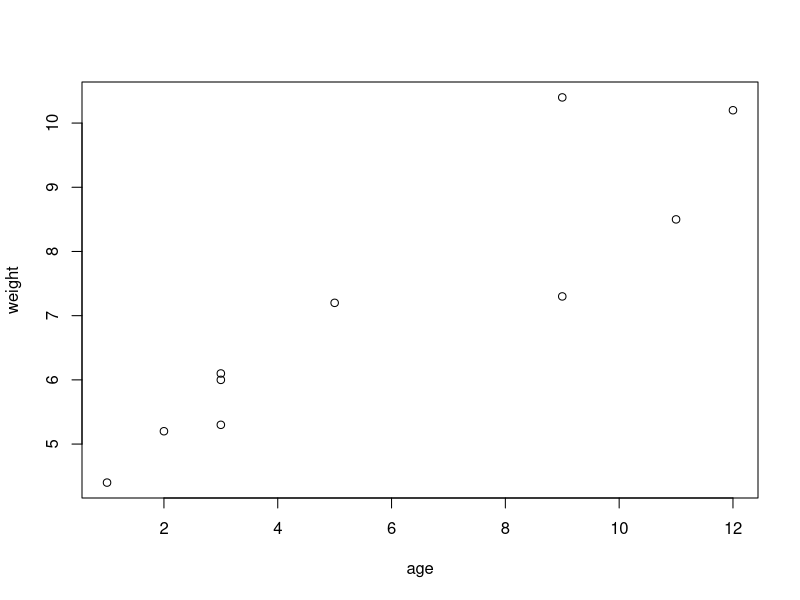
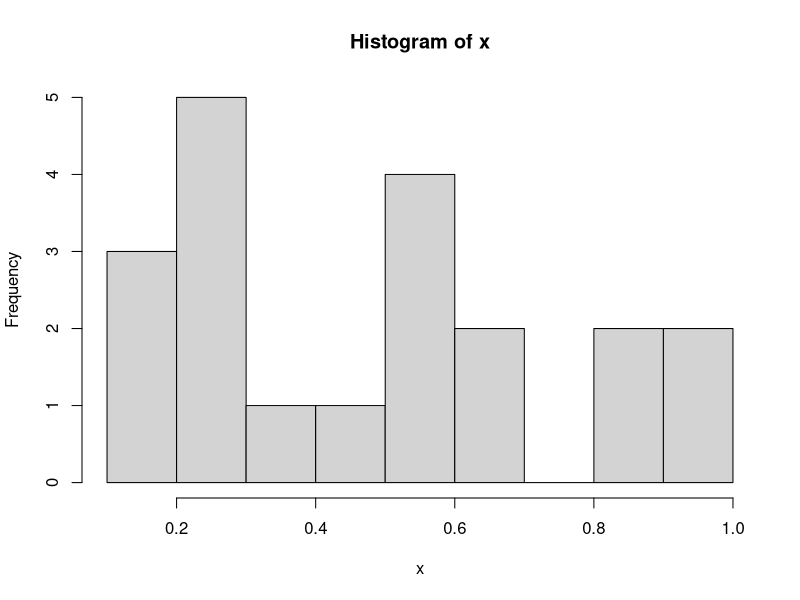
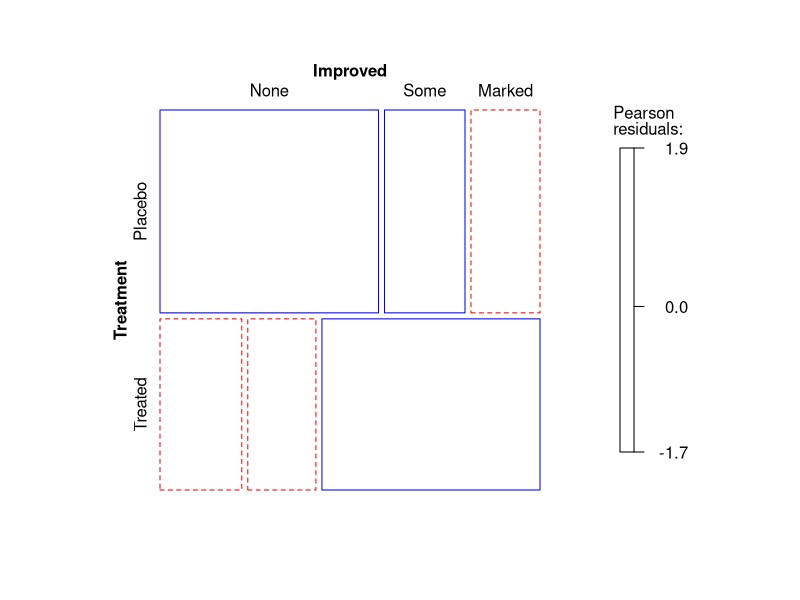
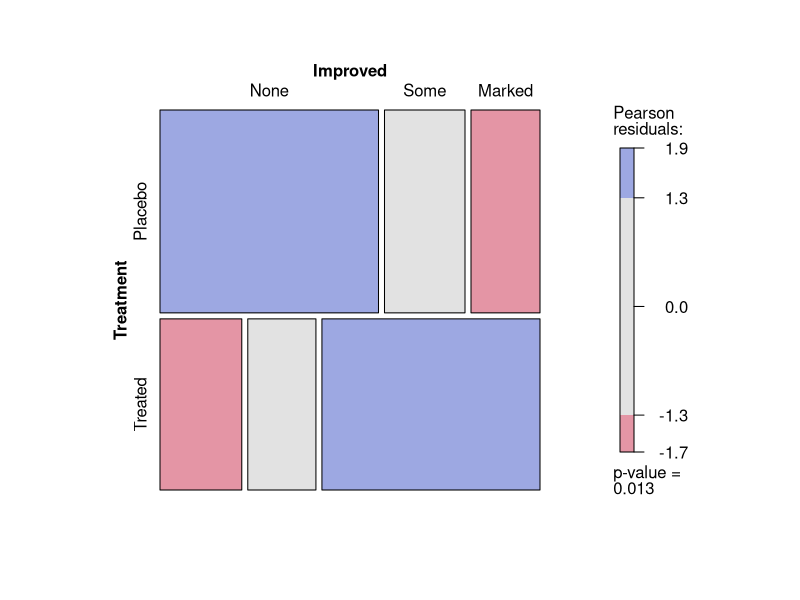

Generate these figures, in order, with R: (Note: this script raises an error after producing the figures.)

########################################################
#
# QMB 6358: Software for Business Analytics
# Getting StaRted with R
#
# Lealand Morin, Ph.D.
# Assistant Professor
# Department of Economics
# College of Business
# University of Central Florida
#
# December 20, 2021
#
########################################################
#
# Sample code from scripts to accompany
# R in Action: Introduction to R,
# by Robert I. Kabacoff.
# https://www.manning.com/books/r-in-action
#
########################################################


#------------------------------------------------------#
# R in Action: Chapter 1                               #
#------------------------------------------------------#


# Listing 1.1 - A Sample R session

# Before we read in some data from a file,
# define some vectors of variables using the c() function.
# This function concatenates variables into a vector.

age <- c(1, 3, 5, 2, 11, 9, 3, 9, 12, 3)
weight <- c(4.4, 5.3, 7.2, 5.2, 8.5, 7.3, 6, 10.4,
    10.2, 6.1)
# You can end a command on the next line
# as long as the line terminates with an operator
# that indicates an unfinished command.


# Now calculate some statistics with these variables.

# Calculate the mean:
mean(weight)

# Calculate the standard deviation:
sd(weight)

# Calculate the correlation between two variables:
cor(age, weight)

# R comes standard with several tools for
# statistical analysis as well as graphics.

plot(age, weight)
# The default version is a very simple
# black-and-white scattergraph but we will learn how to
# use R for richer data visualization.


# Listing 1.2 - An example of commands used to manage
# the R Workspace.

# Change the next line to assign wd_path a valid directory
# on your computer.

wd_path <- '~/Teaching/QMB6358_Fall_2020/GitRepos/QMB6358F20/demo_05_R_intro'
setwd(wd_path)

# We can use the runif() function to generate
# uniformly distributed random variables.
x <- runif(20)

# The summary() command is the basic function
# for investigating new data.
summary(x)

# The hist() function plots a histogram.
hist(x)

# You can save the history of your commands in a session with
# savehistory()
# and also save the state of your session,
# including all the values of variables in memory, with
# save.image()

# Although useful, this is not recommended
# because the state of your workspace can always
# be recreated with your data and your script.
# You should develop the habit of writing code in a script
# so that it preserves your analysis.



# Listing 1.3 - Working with a new package

# So far, we have seen several built-in functions.
# The full functionality of R is achieved by
# installing packages of functions developed
# by other users in the R community.

# The package vcd is used to Visualizing Categorical Data.
# Install packages with the install.packages() function:
install.packages("vcd")

# The package needs only be installed once,
# unless you want to update the version.
# Once installed, you need to attach the package
# with the library() function.
library(vcd)

# Now, all the functions in the vcd library are available
# to use in your workspace.


# You can obtain a description of the functions available
# in a package.
help(package = "vcd")

# Many packages contain sample datasets to use as examples
# of the functionality.

help(Arthritis)

# Display the dataset (since it is small)
Arthritis


# Find the examples corresponding to the datasets with example()
example(Arthritis)

# You can copy the text for a command that uses this dataset
art <- xtabs(~ Treatment + Improved, data = Arthritis, subset = Sex == "Female")
# Hit <Return> to cycle through the plots.



# Getting Help

# We saw the help function used above.
# It can be used in many ways.
# You can find many resources to get you started with help.
help.start()

# If you know the name of a function, such as ```lm```,
# you can type either
'?'(lm)
# or
help(lm)
# You can also type keywords in the help window in RStudio.





########################################################
# End
########################################################
